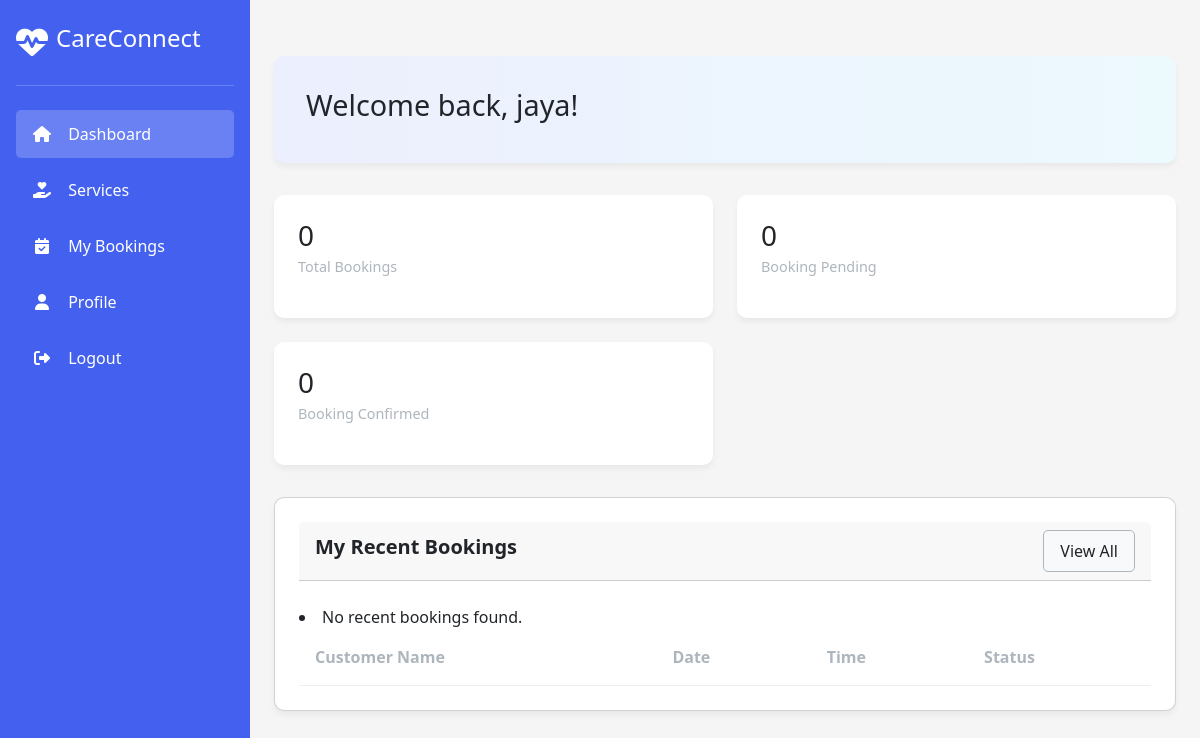
The app's page /provider/provider/ (signed in), older data.
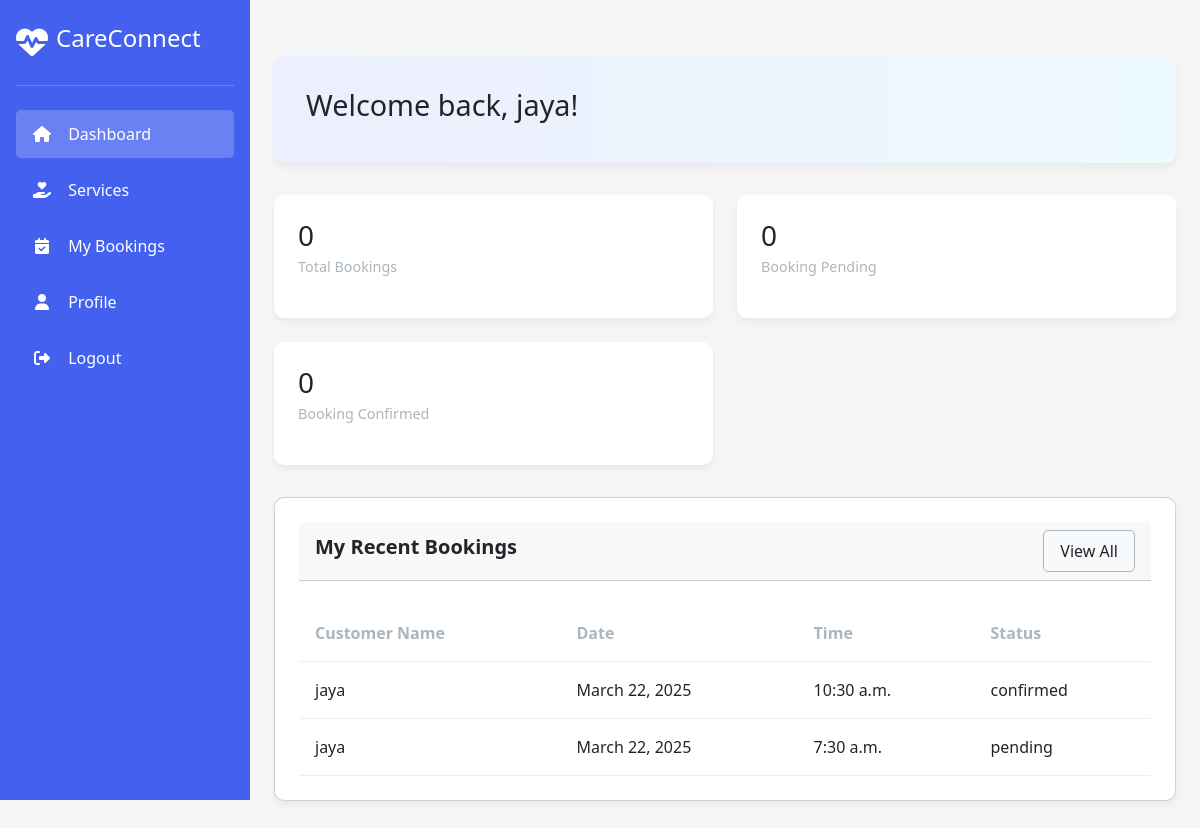
The same page, newer data.
### admins/models.py (models this page shows, shortened)
class Booking_Model(models.Model):
    STATUS_CHOICES = [
        ('pending', 'Pending'),
        ('confirmed', 'Confirmed'),
        ('cancelled', 'Cancelled'),
    ]
    customer = models.ForeignKey(User, on_delete=models.CASCADE, related_name='customer_bookings')
    provider = models.ForeignKey(User, on_delete=models.CASCADE, related_name='provider_bookings')
    booking_date = models.DateField(default=timezone.now)
    booking_time = models.TimeField(default=timezone.now)
    status = models.CharField(max_length=20, choices=STATUS_CHOICES, default='pending')
    created_at = models.DateTimeField(auto_now_add=True)
    updated_at = models.DateTimeField(auto_now=True)

class User(AbstractUser):
    user_type = models.CharField(max_length=20, choices=[
        ('customer', 'Customer'),
        ('service_provider', 'Service Provider')
    ])
    def __str__(self):
        return self.username

### provider/views.py (the view)
# urls.py: path('provider/',Provider_View.as_view(),name='provider'),
class Provider_View(LoginRequiredMixin, View):
    def get(self, request):
        latest_bookings = Booking_Model.objects.filter(
            Q(customer=request.user) | Q(provider=request.user)
        ).order_by('-created_at')[:2]
        bookings = Booking_Model.objects.filter(provider=request.user)
        total_bookings = bookings.count()
        booking_pending = bookings.filter(status='pending').count()
        booking_confirmed = bookings.filter(status='confirmed').count()
        context = {
            'total_bookings': total_bookings,
            'booking_pending': booking_pending,
            'booking_confirmed': booking_confirmed,
            'latest_bookings':latest_bookings
        }
        return render(request, 'provider.html', context)

### provider/templates/provider.html (shortened to what the changed rows need)
<!DOCTYPE html>
<html lang="en">
<head>
    <link href="https://cdn.jsdelivr.net/npm/bootstrap@5.3.3/dist/css/bootstrap.min.css" rel="stylesheet"
>
    <link rel="stylesheet" href="https://cdn.jsdelivr.net/npm/bootstrap-icons@1.11.3/font/bootstrap-icons.min.css">
    <link rel="stylesheet" href="https://cdnjs.cloudflare.com/ajax/libs/font-awesome/6.4.0/css/all.min.css">
</head>
<body>
    <div class="dashboard">
        <div class="sidebar">
            <div class="logo">
                <h2>CareConnect</h2>
            </div>
        </div>
        <div class="main-content">
            {% block content %}
            <div class="welcome-banner">
                <div class="welcome-text">
                    <h2>Welcome back, {{request.user}}!</h2>
                </div>
            </div>
            <div class="card">
                <div class="card-header">
                    <h2 class="card-title">My Recent Bookings</h2>
                </div>
                <table class="bookings-table">
                    <thead>
                        <tr>
                            <th>Customer Name</th>
                            <th>Date</th>
                            <th>Time</th>
                            <th>Status</th>
                        </tr>
                    </thead>
                    <tbody>
                        {% for booking in latest_bookings %}
                        <tr>
                            <td>{{ booking.customer.username }}</td>
                            <td>{{ booking.booking_date }}</td>
                            <td>{{ booking.booking_time }}</td>
                            <td>{{ booking.status }}</td>
                        </tr>
                        {% empty %}
                        <li>No recent bookings found.</li>
                        {% endfor %}
                    </tbody>
                </table>
            </div>
            {% endblock %}
        </div>
    </div>
</body>
</html>

Row changes from the older to the newer data that the page shows:
added Booking_Model: customer.username "jaya", booking_date "March 22, 2025", booking_time "10:30 a.m.", status "confirmed"
added Booking_Model: customer.username "jaya", booking_date "March 22, 2025", booking_time "7:30 a.m.", status "pending"
Text that changed along with them:
text no longer shown: "No recent bookings found."
